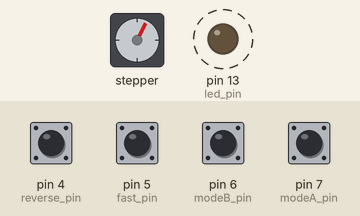
Recording of a sketch running on a simulated Arduino Uno, built with avr-gcc and run on an emulated ATmega328P. Parts: stepper motor, output pins drawn as LEDs (lit = HIGH). Dashed ring = blinking. The test bench sets the inputs (shaded band); at power-on: pin 4 (reverse_pin), pin 5 (fast_pin), pin 6 (modeB_pin), pin 7 (modeA_pin) HIGH. Stepper angles assume 200 steps per turn.

Above: at 1.2 s.
1.3 s: pin 4 (reverse_pin) pulled LOW for 0.15 s
At 1.66 s:
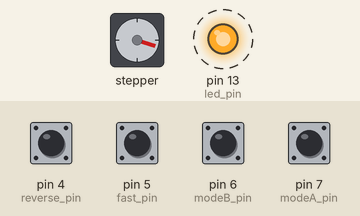
4.3 s: pin 5 (fast_pin) pulled LOW for 0.15 s
At 4.98 s:
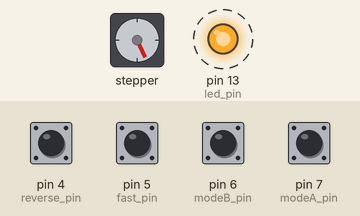
7.3 s: pin 6 (modeB_pin) pulled LOW for 1 s
At 7.7 s:
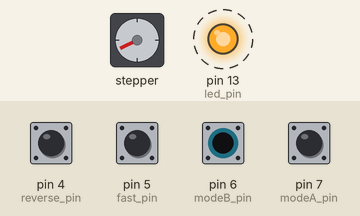
11.3 s: pin 6 (modeB_pin) pulled LOW for 0.15 s
At 11.63 s:
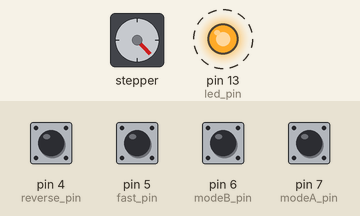
14.4 s: pin 4 (reverse_pin) pulled LOW for 0.15 s
17.5 s: pin 5 (fast_pin) pulled LOW for 1 s
Timing chart, 0 to 31.6 s (numbered marks = the images above; inputs shaded):
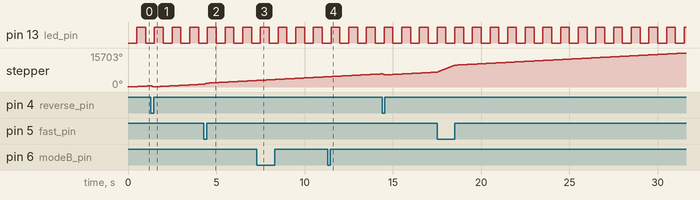

Measured:
- by itself, pin 13 (led_pin): alternates HIGH for 0.50 s and LOW for 0.50 s

The sketch:

astrotracker.ino
```cpp
/*
 * Barn door tracker
 * Based off of
 * https://www.thingiverse.com/thing:1133193
 *
 *
 * See: https://www.pjrc.com/teensy/td_libs_AccelStepper.html
 * https://github.com/adafruit/AccelStepper
 * http://www.airspayce.com/mikem/arduino/AccelStepper/ (I think this is the definitive version)
*/

/* Calculated the following stepper delays for the motor
 *  Assumptions:
 *  R=20cm arm
 *  p=0.8mm pitch (M5 rod)
 *  big gear=43 teeth
 *  small gear=10 teeth
 *  stepper motor step=1.8 deg (200/rotation)
 *  resolution factor=16 (MS1=MS2=MS3=+3V)
 *
 *  So for sidereal rate (Day=23h56m):
 *  big_gear_rate = 2*pi/Day/(pitch/radius) = 1.094 rotation/minute
 *  small_gear_rate = (big_teeth/small_teeth)*big_gear_rate = 4.70 rotation/minute
 *  stepper_rate=small_gear_rate * steps_per_rotation * resolution_factor = 250.8 Hz
 *  stepper_delay = 1/stepper_rate = 3986 us
 *
 *  this can be extended for Solar day or Lunar day
 */

// all in microsecond
#define SIDEREAL_DELAY 3986
#define SOLAR_DELAY 3997
#define LUNAR_DELAY 3913

// rates in steps/second
#define SIDEREAL_RATE 250.8
#define SOLAR_RATE 250.2
#define LUNAR_RATE 255.5

#include <AccelStepper.h>

// use this for non-blocking motor driving
const int step_pin=9;
const int direction_pin=8;
// 1-pin: use a driver
AccelStepper Motor(1, step_pin, direction_pin);

// blink for output
const int led_pin = 13;
// in msec
const long blink_interval = 500;
unsigned long previousMillis = 0;
// two pins for the mode, since we will use a 3-position switch
const int modeA_pin=7;
const int modeB_pin=6;
const int fast_pin=5;
const int reverse_pin=4;
int delay_value=SIDEREAL_DELAY;

int ledState = LOW;

enum rate {SIDEREAL, SOLAR, LUNAR, FAST, REVERSE};
rate rate_state;
rate last_rate_state=SIDEREAL;


void setup() {
  // put your setup code here, to run once:
  pinMode(led_pin, OUTPUT);

  pinMode(modeA_pin, INPUT_PULLUP);
  pinMode(modeB_pin, INPUT_PULLUP);
  pinMode(fast_pin, INPUT_PULLUP);
  pinMode(reverse_pin, INPUT_PULLUP);

  Motor.setMaxSpeed(5000);
  Motor.setSpeed(SIDEREAL_RATE);
}

void loop() {
  // put your main code here, to run repeatedly:

  unsigned long currentMillis = millis();
  if (currentMillis - previousMillis >= blink_interval) {
    // save the last time you blinked the LED
    previousMillis = currentMillis;

    // if the LED is off turn it on and vice-versa:
    if (ledState == LOW)
      ledState = HIGH;
    else
      ledState = LOW;

    // set the LED with the ledState of the variable:
    digitalWrite(led_pin, ledState);
  }
  // check the status of the switches
  // change the state if needed
  if (digitalRead(fast_pin) == LOW)
  {
    rate_state=FAST;
  }
  else if (digitalRead(reverse_pin) == LOW)
  {
    // REVERSE
    rate_state=REVERSE;
  }
  else
  {
    if (digitalRead(modeA_pin) == LOW)
    {
      rate_state=SOLAR;
    }
    else if (digitalRead(modeB_pin) == LOW)
    {
      rate_state=LUNAR;
    }
    else
    {
      rate_state=SIDEREAL;
    }
  }
  if (rate_state != last_rate_state) {
    switch (rate_state) {
      case SIDEREAL:
        Motor.setSpeed(SIDEREAL_RATE);
        break;
      case SOLAR:
        Motor.setSpeed(SOLAR_RATE);
        break;
      case LUNAR:
        Motor.setSpeed(LUNAR_RATE);
        break;
      case FAST:
        Motor.setSpeed(10*SIDEREAL_RATE);
        break;
      case REVERSE:
        Motor.setSpeed(-10*SIDEREAL_RATE);
        break;
    }
    last_rate_state=rate_state;
  }
  Motor.runSpeed();
}
```
